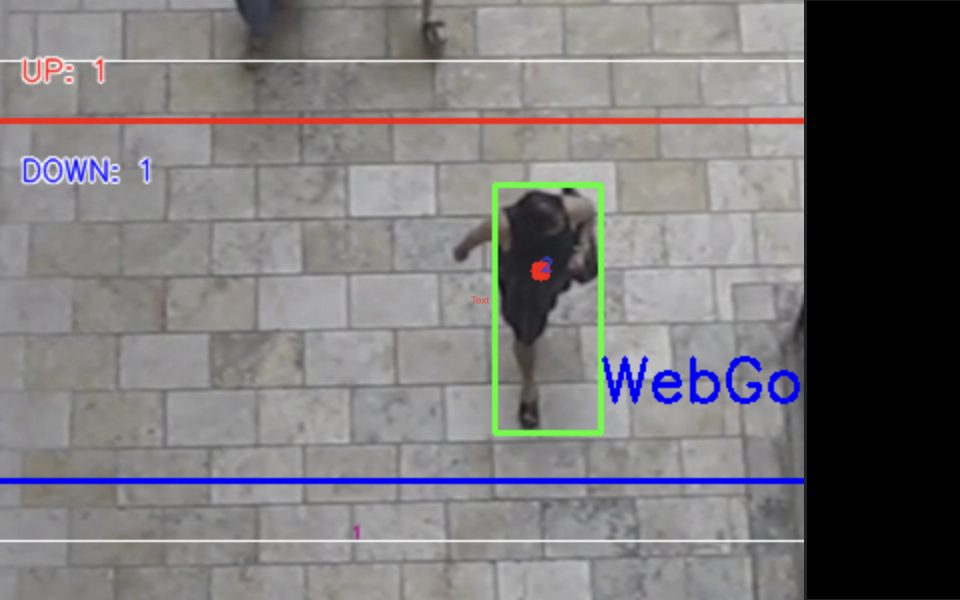
#> input picture exe_ss/img1.png, 2880 x 1800 px, given in place of example_01.mp4, which was not available (shown at 1/3 size)
$ python webgo1.py
#> lines starting #> are read from the running program, lines starting #| are printed output that depends on the picture; after the words box and inside, x2 and y2 are one past the last pixel; in counts of white or black regions, pixels touching at a corner belong together; pictures that were not available may be replaced by others from this repository, and a replacement may not be noted
##People counter
import numpy as np
import cv2
import Person
import time


cnt_up   = 0
cnt_down = 0
count_up = 0
count_down = 0
state =0

cap = cv2.VideoCapture("example_01.mp4")
fourcc = cv2.VideoWriter_fourcc('m', 'p', '4', 'v')
out = cv2.VideoWriter('example_01.avi',fourcc, 20.0, (640,480))


for i in range(19):
    print (i, cap.get(i))

w = cap.get(3)
h = cap.get(4)
frameArea = h*w
areaTH = frameArea/300
print ('Area Threshold', areaTH)


line_up = int(1*(h/5))
line_down   = int(4*(h/5))

up_limit =   int(.5*(h/5))
down_limit = int(4.5*(h/5))

print ("Red line y:",str(line_down))
print ("Blue line y:", str(line_up))
line_down_color = (255,0,0)
line_up_color = (0,0,255)
pt1 =  [0, line_down];
pt2 =  [w, line_down];
pts_L1 = np.array([pt1,pt2], np.int32)
pts_L1 = pts_L1.reshape((-1,1,2))
pt3 =  [0, line_up];
pt4 =  [w, line_up];
pts_L2 = np.array([pt3,pt4], np.int32)
pts_L2 = pts_L2.reshape((-1,1,2))

pt5 =  [0, up_limit];
pt6 =  [w, up_limit];
pts_L3 = np.array([pt5,pt6], np.int32)
pts_L3 = pts_L3.reshape((-1,1,2))
pt7 =  [0, down_limit];
pt8 =  [w, down_limit];
pts_L4 = np.array([pt7,pt8], np.int32)
pts_L4 = pts_L4.reshape((-1,1,2))

#Background Substractor
fgbg = cv2.createBackgroundSubtractorMOG2(detectShadows = True)

#Structuring elements for morphographic filters
kernelOp = np.ones((3,3),np.uint8)
kernelOp2 = np.ones((5,5),np.uint8)
kernelCl = np.ones((11,11),np.uint8)

#Variables
font = cv2.FONT_HERSHEY_SIMPLEX
persons = []
rect_co = []
max_p_age = 1
pid = 1
val = []

while(cap.isOpened()):


    ret, frame = cap.read()
#> frame is the input picture: shape (1800, 2880, 3); mean B, G, R 119.3, 117.7, 119.5


    #Apply background subtraction
    fgmask = fgbg.apply(frame)
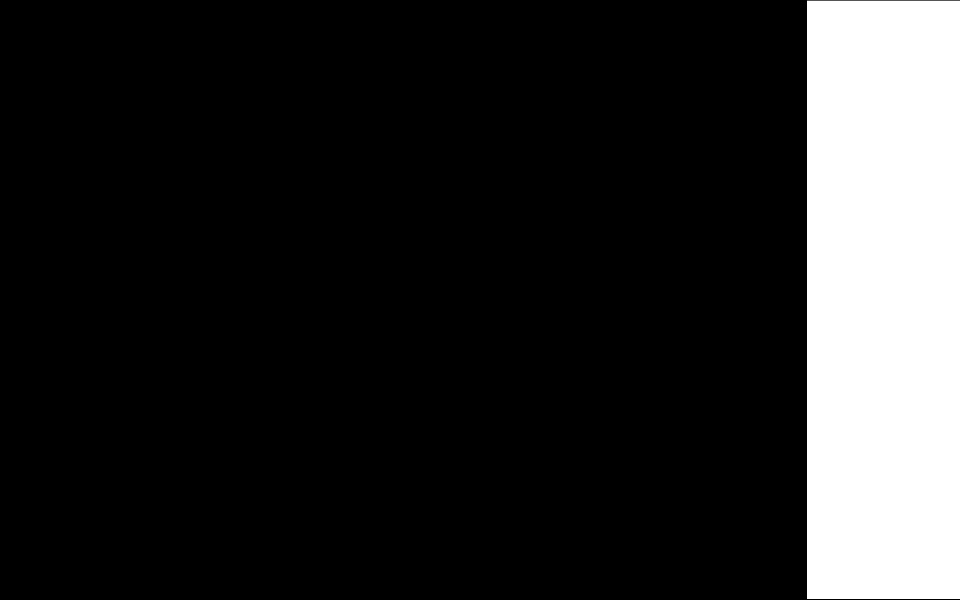
#> fgmask: shape (1800, 2880) (shown at 1/3 size); values 127 (black) and 255 (white), 15.9% white; 1 white region, box (x1, y1, x2, y2) and area: (2421, 2, 2880, 1797) 823905
    fgmask2 = fgbg.apply(frame)
#> fgmask2: shape (1800, 2880); every value is 0

    #Binarization to eliminate shadows
    try:
        ret,imBin= cv2.threshold(fgmask,200,255,cv2.THRESH_BINARY)
        ret,imBin2 = cv2.threshold(fgmask2,200,255,cv2.THRESH_BINARY)
        #Opening (erode->dilate) to remove noise.
        mask = cv2.morphologyEx(imBin, cv2.MORPH_OPEN, kernelOp)
        mask2 = cv2.morphologyEx(imBin2, cv2.MORPH_OPEN, kernelOp)
        #Closing (dilate -> erode) to join white regions.
        mask =  cv2.morphologyEx(mask , cv2.MORPH_CLOSE, kernelCl)
#> mask: shape (1800, 2880); 15.9% white; 1 white region, box (x1, y1, x2, y2) and area: (2421, 0, 2880, 1800) 826200
        mask2 = cv2.morphologyEx(mask2, cv2.MORPH_CLOSE, kernelCl)
    except:
        print('EOF')
        print ('UP:',cnt_up+count_up)
        print ('DOWN:',cnt_down+count_down)
        break


    # RETR_EXTERNAL returns only extreme outer flags. All child contours are left behind.
    contours0, hierarchy = cv2.findContours(mask2,cv2.RETR_EXTERNAL,cv2.CHAIN_APPROX_SIMPLE)
#> contours0 = []
    for cnt in contours0:
        rect = cv2.boundingRect(cnt)

        area = cv2.contourArea(cnt)
        if area > areaTH:
            #################
            #   TRACKING    #
            #################

            #Missing conditions for multipersons, outputs and screen entries
            M = cv2.moments(cnt)
            cx = int(M['m10']/M['m00'])
            cy = int(M['m01']/M['m00'])
            x,y,w,h = cv2.boundingRect(cnt)


            new = True
            if cy in range(up_limit,down_limit):
                for i in persons:
                    if abs(cx-i.getX()) <= w and abs(cy-i.getY()) <= h:

                        new = False
                        i.updateCoords(cx,cy)   #update coordinates in the object and resets age
                        if i.going_UP(line_down,line_up) == True:
                            if w > 100:
                                count_up = w/60

                                print ()
                            else:
                                cnt_up += 1;
                            print ("ID:",i.getId(),'crossed going up at',time.strftime("%c"))
                        elif i.going_DOWN(line_down,line_up) == True:
                            if w > 100:
                                count_down = w/60

                            else:
                                cnt_down += 1;
                            print ("ID:",i.getId(),'crossed going down at',time.strftime("%c"))
                        break
                    if i.getState() == '1':
                        if i.getDir() == 'down' and i.getY() > down_limit:
                            i.setDone()
                        elif i.getDir() == 'up' and i.getY() < up_limit:
                            i.setDone()
                    if i.timedOut():
                        #get out of the people list
                        index = persons.index(i)
                        persons.pop(index)
                        del i     #free the memory of i
                if new == True:
                    p = Person.MyPerson(pid,cx,cy, max_p_age)
                    persons.append(p)
                    pid += 1

            cv2.circle(frame,(cx,cy), 5, (0,0,255), -1)
            img = cv2.rectangle(frame,(x,y),(x+w,y+h),(0,255,0),2)
#> this loop made 0 passes
#> after the loop, cnt_down = 0; cnt_up = 0; persons = []; pid = 1


    #########################
    # DRAWING TRAJECTORIES  #
    #########################
    for i in persons:
##
        cv2.putText(frame, str(i.getId()),(i.getX(),i.getY()),font,0.3,i.getRGB(),1,cv2.LINE_AA)

    #################
    # DISPLAY ON FRAME    #
    #################
    str_up = 'UP: '+ str(cnt_up+count_up)
#> str_up = 'UP: 0'
    str_down = 'DOWN: '+ str(cnt_down+count_down)
#> str_down = 'DOWN: 0'

    frame = cv2.polylines(frame,[pts_L1],False,line_down_color,thickness=2)
    frame = cv2.polylines(frame,[pts_L2],False,line_up_color,thickness=2)


    frame = cv2.polylines(frame,[pts_L3],True,(255,255,255),thickness=1)
    frame = cv2.polylines(frame,[pts_L4],False,(255,255,255),thickness=1)
    cv2.putText(frame, str_up ,(10,40),font,0.5,(255,255,255),2,cv2.LINE_AA)
    cv2.putText(frame, str_up ,(10,40),font,0.5,(0,0,255),1,cv2.LINE_AA)
    cv2.putText(frame, str_down ,(10,90),font,0.5,(255,255,255),2,cv2.LINE_AA)
    cv2.putText(frame, str_down ,(10,90),font,0.5,(255,0,0),1,cv2.LINE_AA)
    cv2.putText(frame, "WebGo.net",(300,200),font,1,(255,0,0),2)


    out.write(frame)
    cv2.imshow('Frame',frame)


    #Press ESC to exit
    k = cv2.waitKey(30) & 0xff
#> (key Esc is pressed here)
    if k == 27:
        break


#################
#   CLOSING    #
#################
cap.release()
cv2.destroyAllWindows()

$ run again, on exe_ss/img2.png
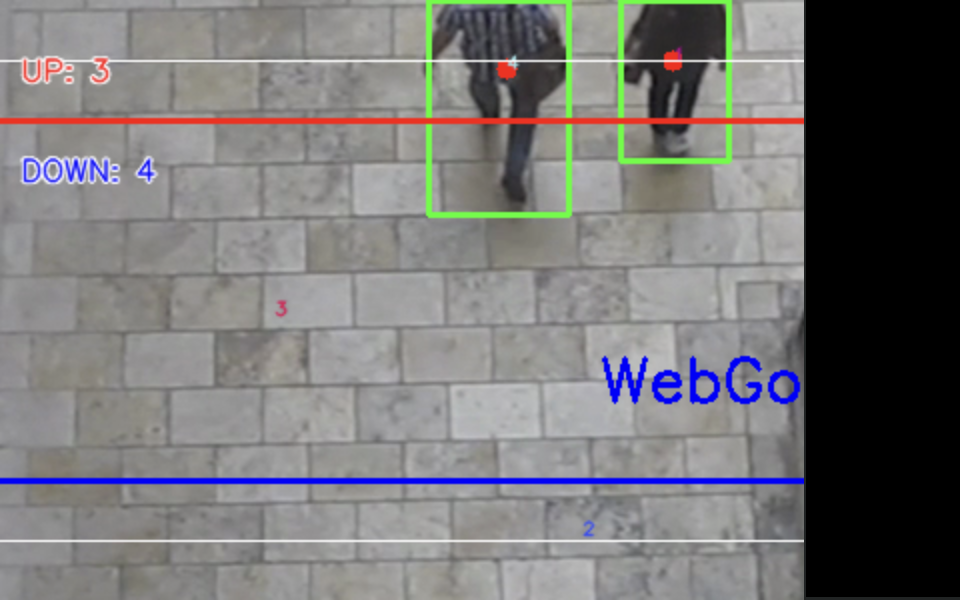
#> input picture exe_ss/img2.png, 2880 x 1800 px, given in place of example_01.mp4, which was not available (shown at 1/3 size)
#> frame is the input picture: shape (1800, 2880, 3); mean B, G, R 119, 118.3, 119.3
#> `fgmask = fgbg.apply(frame)`:
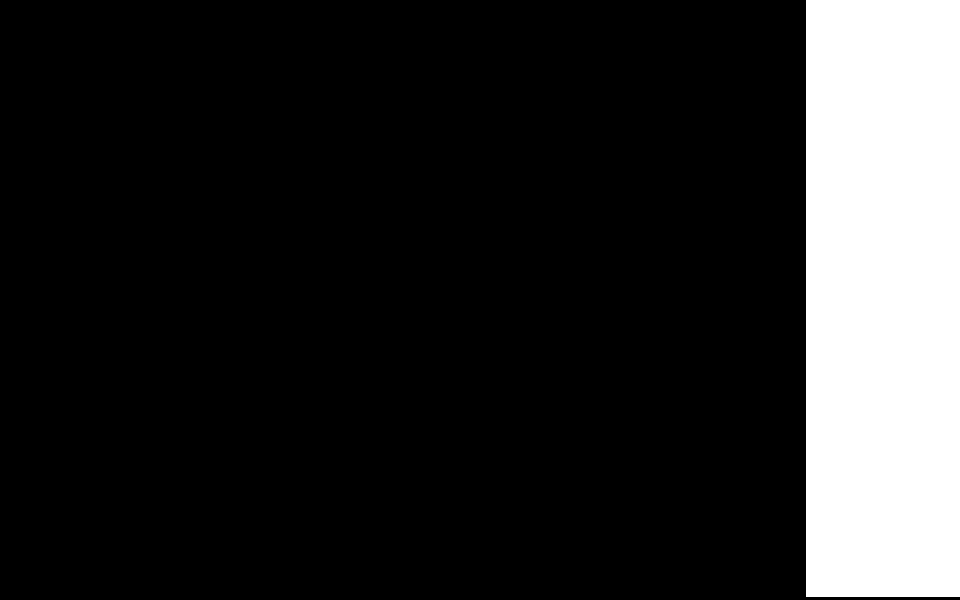
#> fgmask: shape (1800, 2880) (shown at 1/3 size); values 127 (black) and 255 (white), 16% white; 1 white region, box (x1, y1, x2, y2) and area: (2418, 0, 2880, 1791) 827442
#> fgmask2: shape (1800, 2880); every value is 0
#> contours0 = []
#> after the loop `for cnt in contours0:`: cnt_down = 0; persons = []; pid = 1
#> str_up = 'UP: 0'
#> str_down = 'DOWN: 0'

$ run again, on exe_ss/img3.png
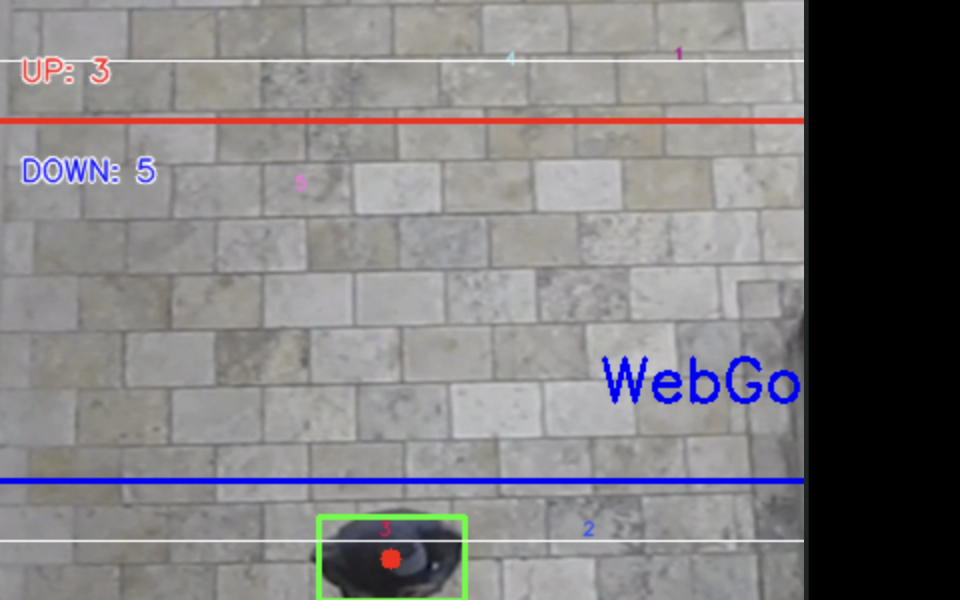
#> input picture exe_ss/img3.png, 2880 x 1800 px, given in place of example_01.mp4, which was not available (shown at 1/3 size)
#> frame is the input picture: shape (1800, 2880, 3); mean B, G, R 126.4, 124.4, 126.5
#> `fgmask = fgbg.apply(frame)`:
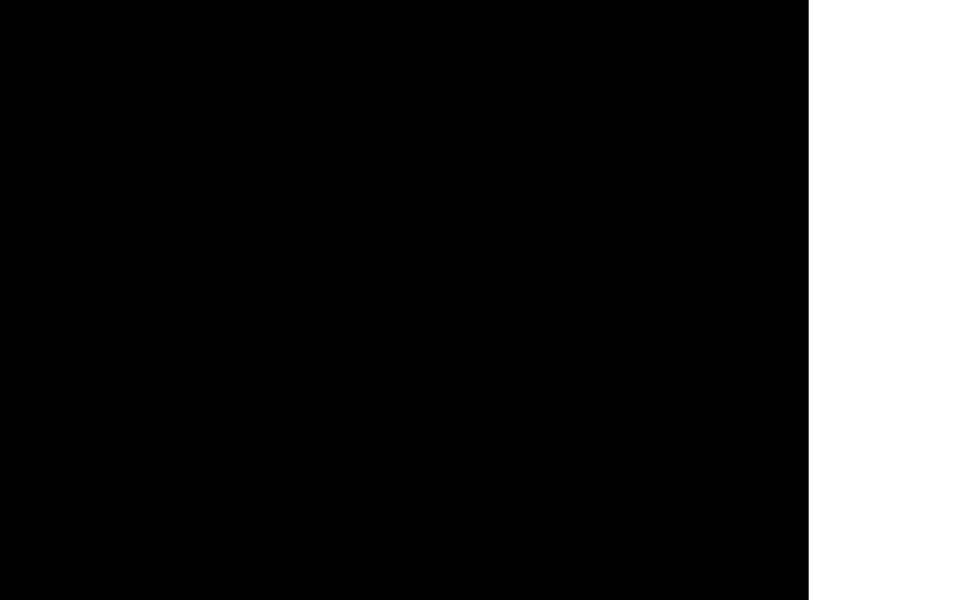
#> fgmask: shape (1800, 2880) (shown at 1/3 size); values 127 (black) and 255 (white), 15.8% white; 1 white region, box (x1, y1, x2, y2) and area: (2426, 0, 2880, 1800) 817200
#> fgmask2: shape (1800, 2880); every value is 0
#> contours0 = []
#> after the loop `for cnt in contours0:`: cnt_down = 0; persons = []; pid = 1
#> str_up = 'UP: 0'
#> str_down = 'DOWN: 0'
